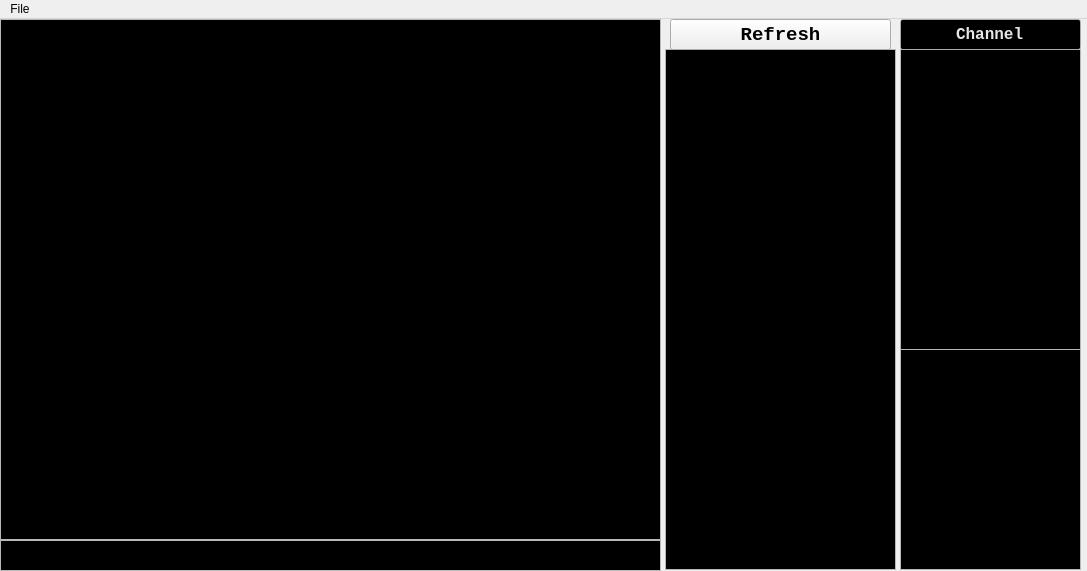
<?xml version="1.0" encoding="UTF-8"?>
<ui version="4.0">
 <class>MainGUI</class>
 <widget class="QMainWindow" name="MainGUI">
  <property name="geometry">
   <rect>
    <x>0</x>
    <y>0</y>
    <width>1087</width>
    <height>571</height>
   </rect>
  </property>
  <property name="minimumSize">
   <size>
    <width>500</width>
    <height>200</height>
   </size>
  </property>
  <property name="windowTitle">
   <string>GProxy GhostGraz v2.3.3</string>
  </property>
  <property name="windowIcon">
   <iconset resource="resources.qrc">
    <normaloff>:/images/GProxy.gif</normaloff>:/images/GProxy.gif</iconset>
  </property>
  <widget class="QWidget" name="centralwidget">
   <property name="palette">
    <palette>
     <active>
      <colorrole role="Text">
       <brush brushstyle="SolidPattern">
        <color alpha="255">
         <red>230</red>
         <green>230</green>
         <blue>230</blue>
        </color>
       </brush>
      </colorrole>
      <colorrole role="Base">
       <brush brushstyle="SolidPattern">
        <color alpha="255">
         <red>0</red>
         <green>0</green>
         <blue>0</blue>
        </color>
       </brush>
      </colorrole>
     </active>
     <inactive>
      <colorrole role="Text">
       <brush brushstyle="SolidPattern">
        <color alpha="255">
         <red>230</red>
         <green>230</green>
         <blue>230</blue>
        </color>
       </brush>
      </colorrole>
      <colorrole role="Base">
       <brush brushstyle="SolidPattern">
        <color alpha="255">
         <red>0</red>
         <green>0</green>
         <blue>0</blue>
        </color>
       </brush>
      </colorrole>
     </inactive>
     <disabled>
      <colorrole role="Text">
       <brush brushstyle="SolidPattern">
        <color alpha="255">
         <red>120</red>
         <green>120</green>
         <blue>120</blue>
        </color>
       </brush>
      </colorrole>
      <colorrole role="Base">
       <brush brushstyle="SolidPattern">
        <color alpha="255">
         <red>0</red>
         <green>0</green>
         <blue>0</blue>
        </color>
       </brush>
      </colorrole>
     </disabled>
    </palette>
   </property>
   <property name="font">
    <font>
     <family>Courier New</family>
     <pointsize>14</pointsize>
     <weight>75</weight>
     <bold>true</bold>
    </font>
   </property>
   <widget class="QPlainTextEdit" name="inputTextArea">
    <property name="geometry">
     <rect>
      <x>0</x>
      <y>521</y>
      <width>661</width>
      <height>31</height>
     </rect>
    </property>
    <property name="font">
     <font>
      <family>Courier New</family>
      <pointsize>10</pointsize>
     </font>
    </property>
    <property name="styleSheet">
     <string notr="true"/>
    </property>
    <property name="plainText">
     <string/>
    </property>
   </widget>
   <widget class="ClickableListWidget" name="channelList">
    <property name="geometry">
     <rect>
      <x>900</x>
      <y>30</y>
      <width>181</width>
      <height>301</height>
     </rect>
    </property>
    <property name="contextMenuPolicy">
     <enum>Qt::CustomContextMenu</enum>
    </property>
    <property name="editTriggers">
     <set>QAbstractItemView::NoEditTriggers</set>
    </property>
    <property name="selectionMode">
     <enum>QAbstractItemView::SingleSelection</enum>
    </property>
   </widget>
   <widget class="ClickableListWidget" name="friendList">
    <property name="geometry">
     <rect>
      <x>900</x>
      <y>330</y>
      <width>181</width>
      <height>221</height>
     </rect>
    </property>
    <property name="contextMenuPolicy">
     <enum>Qt::CustomContextMenu</enum>
    </property>
    <property name="editTriggers">
     <set>QAbstractItemView::NoEditTriggers</set>
    </property>
    <property name="selectionMode">
     <enum>QAbstractItemView::NoSelection</enum>
    </property>
   </widget>
   <widget class="ClickableListWidget" name="gameList">
    <property name="geometry">
     <rect>
      <x>665</x>
      <y>30</y>
      <width>231</width>
      <height>521</height>
     </rect>
    </property>
    <property name="font">
     <font>
      <weight>75</weight>
      <bold>true</bold>
     </font>
    </property>
    <property name="contextMenuPolicy">
     <enum>Qt::NoContextMenu</enum>
    </property>
    <property name="horizontalScrollBarPolicy">
     <enum>Qt::ScrollBarAlwaysOff</enum>
    </property>
    <property name="editTriggers">
     <set>QAbstractItemView::NoEditTriggers</set>
    </property>
    <property name="selectionMode">
     <enum>QAbstractItemView::SingleSelection</enum>
    </property>
   </widget>
   <widget class="QLineEdit" name="titleLabel">
    <property name="geometry">
     <rect>
      <x>900</x>
      <y>0</y>
      <width>181</width>
      <height>31</height>
     </rect>
    </property>
    <property name="palette">
     <palette>
      <active>
       <colorrole role="Base">
        <brush brushstyle="SolidPattern">
         <color alpha="255">
          <red>0</red>
          <green>0</green>
          <blue>0</blue>
         </color>
        </brush>
       </colorrole>
      </active>
      <inactive>
       <colorrole role="Base">
        <brush brushstyle="SolidPattern">
         <color alpha="255">
          <red>0</red>
          <green>0</green>
          <blue>0</blue>
         </color>
        </brush>
       </colorrole>
      </inactive>
      <disabled>
       <colorrole role="Base">
        <brush brushstyle="SolidPattern">
         <color alpha="255">
          <red>0</red>
          <green>0</green>
          <blue>0</blue>
         </color>
        </brush>
       </colorrole>
      </disabled>
     </palette>
    </property>
    <property name="font">
     <font>
      <family>Courier New</family>
      <pointsize>12</pointsize>
      <weight>75</weight>
      <bold>true</bold>
     </font>
    </property>
    <property name="cursor">
     <cursorShape>BlankCursor</cursorShape>
    </property>
    <property name="text">
     <string>Channel</string>
    </property>
    <property name="alignment">
     <set>Qt::AlignCenter</set>
    </property>
    <property name="readOnly">
     <bool>true</bool>
    </property>
   </widget>
   <widget class="QPushButton" name="refreshButton">
    <property name="geometry">
     <rect>
      <x>670</x>
      <y>0</y>
      <width>221</width>
      <height>31</height>
     </rect>
    </property>
    <property name="text">
     <string>Refresh</string>
    </property>
   </widget>
   <widget class="MTextEdit" name="outputTextArea">
    <property name="geometry">
     <rect>
      <x>0</x>
      <y>0</y>
      <width>661</width>
      <height>521</height>
     </rect>
    </property>
    <property name="font">
     <font>
      <family>Arial</family>
      <pointsize>9</pointsize>
      <weight>50</weight>
      <bold>false</bold>
     </font>
    </property>
    <property name="autoFillBackground">
     <bool>true</bool>
    </property>
    <property name="undoRedoEnabled">
     <bool>true</bool>
    </property>
    <property name="readOnly">
     <bool>true</bool>
    </property>
    <property name="html">
     <string>&lt;!DOCTYPE HTML PUBLIC &quot;-//W3C//DTD HTML 4.0//EN&quot; &quot;http://www.w3.org/TR/REC-html40/strict.dtd&quot;&gt;
&lt;html&gt;&lt;head&gt;&lt;meta name=&quot;qrichtext&quot; content=&quot;1&quot; /&gt;&lt;style type=&quot;text/css&quot;&gt;
p, li { white-space: pre-wrap; }
&lt;/style&gt;&lt;/head&gt;&lt;body style=&quot; font-family:'Arial'; font-size:9pt; font-weight:400; font-style:normal;&quot;&gt;
&lt;p style=&quot;-qt-paragraph-type:empty; margin-top:0px; margin-bottom:0px; margin-left:0px; margin-right:0px; -qt-block-indent:0; text-indent:0px;&quot;&gt;&lt;/p&gt;&lt;/body&gt;&lt;/html&gt;</string>
    </property>
    <property name="textInteractionFlags">
     <set>Qt::TextBrowserInteraction</set>
    </property>
   </widget>
  </widget>
  <widget class="QMenuBar" name="menuBar">
   <property name="geometry">
    <rect>
     <x>0</x>
     <y>0</y>
     <width>1087</width>
     <height>21</height>
    </rect>
   </property>
   <widget class="QMenu" name="fileMenu">
    <property name="title">
     <string>File</string>
    </property>
    <addaction name="optionsAction"/>
    <addaction name="separator"/>
    <addaction name="restartAction"/>
    <addaction name="exitAction"/>
   </widget>
   <addaction name="fileMenu"/>
  </widget>
  <action name="optionsAction">
   <property name="icon">
    <iconset resource="resources.qrc">
     <normaloff>:/images/Tool.png</normaloff>:/images/Tool.png</iconset>
   </property>
   <property name="text">
    <string>Options</string>
   </property>
  </action>
  <action name="exitAction">
   <property name="icon">
    <iconset resource="resources.qrc">
     <normaloff>:/images/Cancel.png</normaloff>:/images/Cancel.png</iconset>
   </property>
   <property name="text">
    <string>Exit</string>
   </property>
  </action>
  <action name="restartAction">
   <property name="icon">
    <iconset resource="resources.qrc">
     <normaloff>:/images/Refresh.png</normaloff>:/images/Refresh.png</iconset>
   </property>
   <property name="text">
    <string>Restart</string>
   </property>
  </action>
 </widget>
 <customwidgets>
  <customwidget>
   <class>ClickableListWidget</class>
   <extends>QListWidget</extends>
   <header>widget/ClickableListWidget.h</header>
   <slots>
    <signal>clicked(QMouseEvent*)</signal>
   </slots>
  </customwidget>
  <customwidget>
   <class>MTextEdit</class>
   <extends>QTextEdit</extends>
   <header>widget/MTextEdit.h</header>
  </customwidget>
 </customwidgets>
 <resources>
  <include location="resources.qrc"/>
 </resources>
 <connections>
  <connection>
   <sender>exitAction</sender>
   <signal>triggered()</signal>
   <receiver>MainGUI</receiver>
   <slot>close()</slot>
   <hints>
    <hint type="sourcelabel">
     <x>-1</x>
     <y>-1</y>
    </hint>
    <hint type="destinationlabel">
     <x>542</x>
     <y>277</y>
    </hint>
   </hints>
  </connection>
  <connection>
   <sender>gameList</sender>
   <signal>clicked(QMouseEvent*)</signal>
   <receiver>MainGUI</receiver>
   <slot>onGameListItemClicked(QMouseEvent*)</slot>
   <hints>
    <hint type="sourcelabel">
     <x>780</x>
     <y>311</y>
    </hint>
    <hint type="destinationlabel">
     <x>542</x>
     <y>277</y>
    </hint>
   </hints>
  </connection>
  <connection>
   <sender>titleLabel</sender>
   <signal>textChanged(QString)</signal>
   <receiver>MainGUI</receiver>
   <slot>onTitleLabelTextChanged()</slot>
   <hints>
    <hint type="sourcelabel">
     <x>990</x>
     <y>31</y>
    </hint>
    <hint type="destinationlabel">
     <x>542</x>
     <y>277</y>
    </hint>
   </hints>
  </connection>
  <connection>
   <sender>channelList</sender>
   <signal>customContextMenuRequested(QPoint)</signal>
   <receiver>MainGUI</receiver>
   <slot>onChannelContextMenu(QPoint)</slot>
   <hints>
    <hint type="sourcelabel">
     <x>990</x>
     <y>191</y>
    </hint>
    <hint type="destinationlabel">
     <x>542</x>
     <y>277</y>
    </hint>
   </hints>
  </connection>
  <connection>
   <sender>friendList</sender>
   <signal>customContextMenuRequested(QPoint)</signal>
   <receiver>MainGUI</receiver>
   <slot>onFriendsContextMenu(QPoint)</slot>
   <hints>
    <hint type="sourcelabel">
     <x>990</x>
     <y>461</y>
    </hint>
    <hint type="destinationlabel">
     <x>542</x>
     <y>277</y>
    </hint>
   </hints>
  </connection>
  <connection>
   <sender>refreshButton</sender>
   <signal>clicked()</signal>
   <receiver>MainGUI</receiver>
   <slot>onRefreshButtonClicked()</slot>
   <hints>
    <hint type="sourcelabel">
     <x>780</x>
     <y>32</y>
    </hint>
    <hint type="destinationlabel">
     <x>542</x>
     <y>277</y>
    </hint>
   </hints>
  </connection>
  <connection>
   <sender>channelList</sender>
   <signal>clicked(QMouseEvent*)</signal>
   <receiver>MainGUI</receiver>
   <slot>onChannellistItemClicked(QMouseEvent*)</slot>
   <hints>
    <hint type="sourcelabel">
     <x>990</x>
     <y>191</y>
    </hint>
    <hint type="destinationlabel">
     <x>542</x>
     <y>277</y>
    </hint>
   </hints>
  </connection>
  <connection>
   <sender>friendList</sender>
   <signal>clicked(QMouseEvent*)</signal>
   <receiver>MainGUI</receiver>
   <slot>onFriendlistItemClicked(QMouseEvent*)</slot>
   <hints>
    <hint type="sourcelabel">
     <x>990</x>
     <y>461</y>
    </hint>
    <hint type="destinationlabel">
     <x>542</x>
     <y>277</y>
    </hint>
   </hints>
  </connection>
  <connection>
   <sender>optionsAction</sender>
   <signal>triggered()</signal>
   <receiver>MainGUI</receiver>
   <slot>showConfigDialog()</slot>
   <hints>
    <hint type="sourcelabel">
     <x>-1</x>
     <y>-1</y>
    </hint>
    <hint type="destinationlabel">
     <x>542</x>
     <y>277</y>
    </hint>
   </hints>
  </connection>
  <connection>
   <sender>restartAction</sender>
   <signal>triggered()</signal>
   <receiver>MainGUI</receiver>
   <slot>onRestart()</slot>
   <hints>
    <hint type="sourcelabel">
     <x>-1</x>
     <y>-1</y>
    </hint>
    <hint type="destinationlabel">
     <x>543</x>
     <y>285</y>
    </hint>
   </hints>
  </connection>
 </connections>
 <slots>
  <slot>showConfigDialog()</slot>
  <slot>onGameListItemClicked(QMouseEvent*)</slot>
  <slot>onInputTextAreaTextChanged()</slot>
  <slot>onTitleLabelTextChanged()</slot>
  <slot>onRefreshButtonClicked()</slot>
  <slot>onChannelContextMenu(QPoint)</slot>
  <slot>onFriendsContextMenu(QPoint)</slot>
  <slot>onChannellistItemClicked(QMouseEvent*)</slot>
  <slot>onFriendlistItemClicked(QMouseEvent*)</slot>
  <slot>onRestart()</slot>
 </slots>
</ui>
